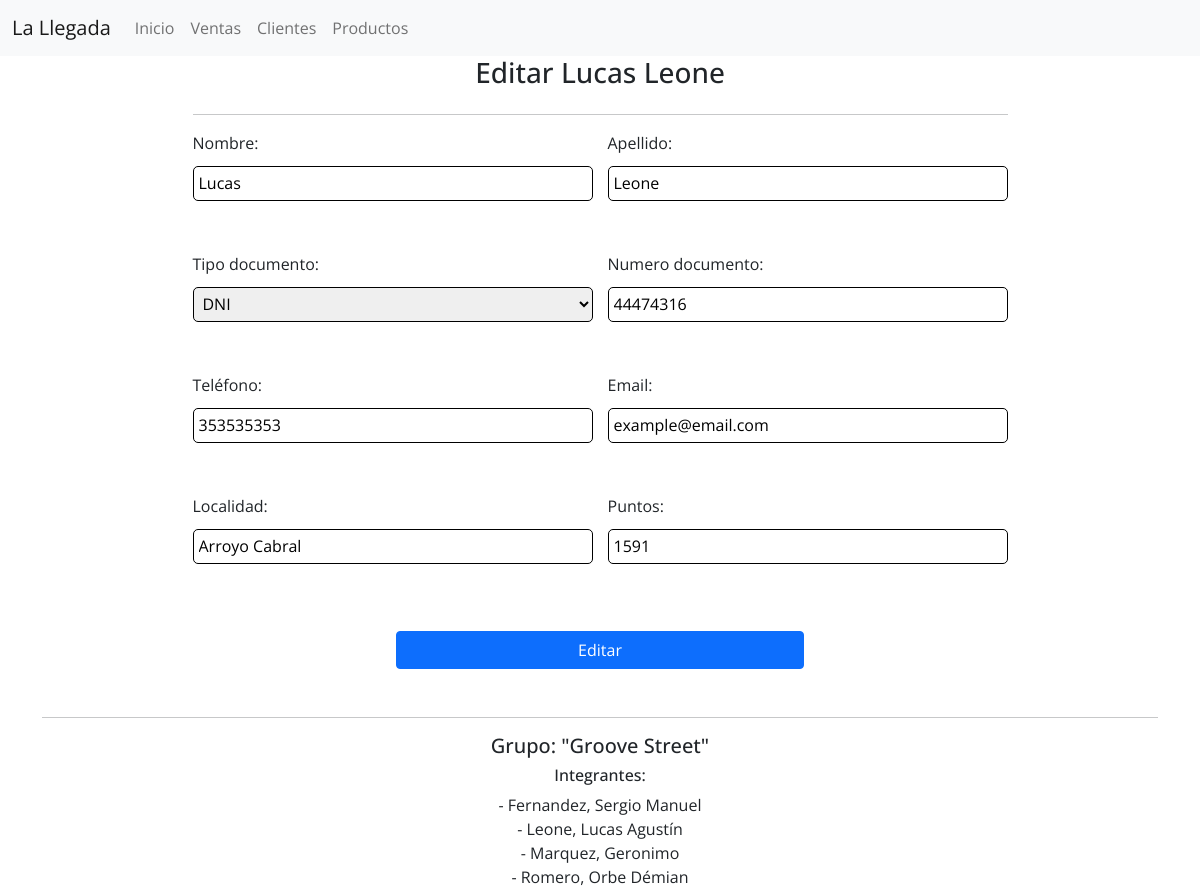
/clientes/editar/1/, run on an earlier commit of the app's database.
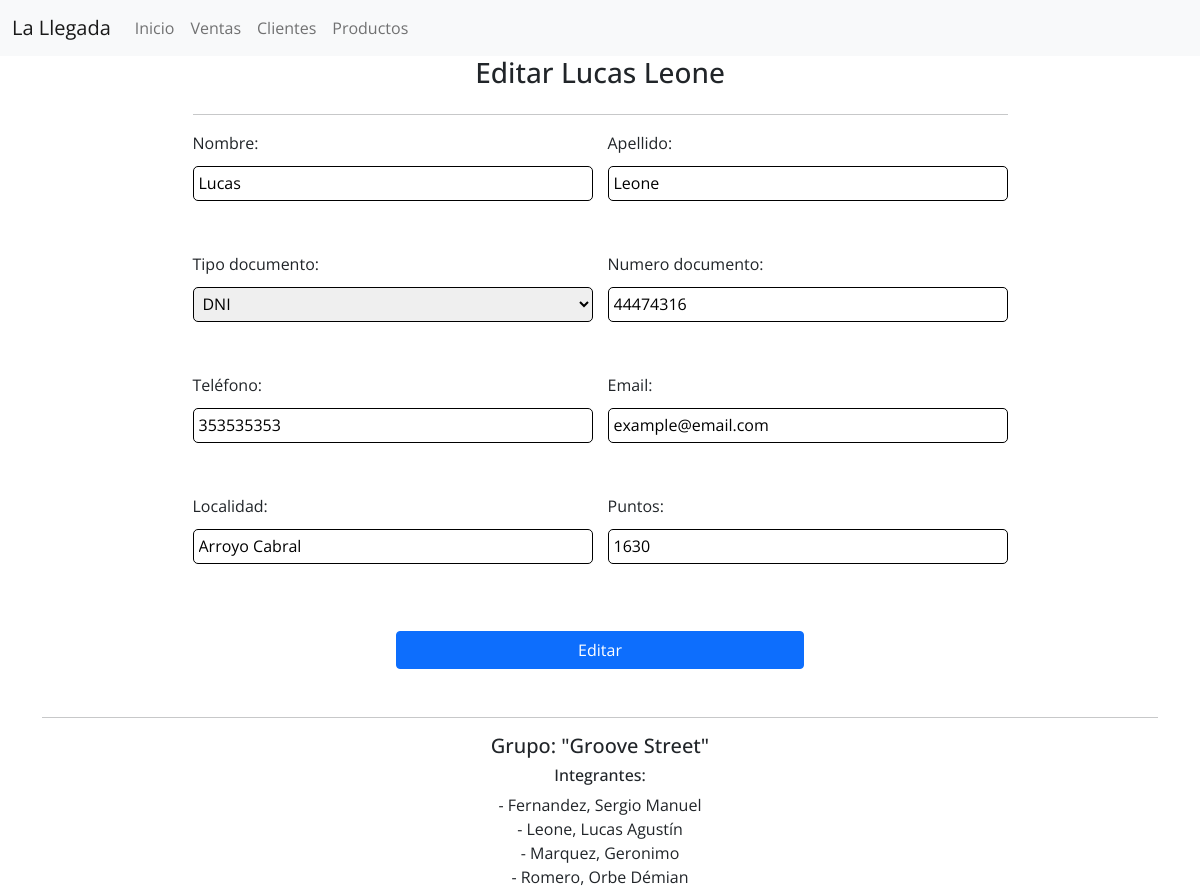
And on a later commit of the database.
### clientes/models.py (models this page shows)
class Cliente(LlegadaModel):
    nombre = models.CharField(max_length=100)
    apellido = models.CharField(max_length=100)
    tipo_documento = models.CharField(choices=DOCUMENTO_CHOICES, max_length=10)
    numero_documento = models.CharField(max_length=20)
    telefono = models.CharField('Teléfono', max_length=25)
    email = models.EmailField()
    localidad = models.CharField(max_length=100)
    puntos = models.IntegerField(default=0)
    def __str__(self):
        return f'{self.nombre} {self.apellido}'

### clientes/views.py (the view)
class UpdateClienteView(UpdateView):
    template_name = 'clientes/update.html'
    model = Cliente
    fields = ('nombre', 'apellido', 'tipo_documento', 'numero_documento', 'telefono', 'email', 'localidad', 'puntos')
    success_url = reverse_lazy('clientes:list')
    context_object_name = 'cliente'

### templates/clientes/update.html (shortened to what this page needs)
{% extends 'base.html' %}
{% block body %}
    <div id="cliente-create" class="container">
        <form method="POST" enctype="multipart/form-data" class="d-grid justify-content-center mb-5">
            <h3 class="text-center">Editar {{ cliente }}</h3>
            <hr>
            <div class="forms">
                {{ form.as_p }}
            </div>
            <button type="submit" class="btn btn-primary btn-block mt-3">Editar</button>
        </form>
    </div>
{% endblock body %}

What changed in the data, as far as the page shows it:
changed Cliente "Lucas Leone": puntos "1591" → "1630"
